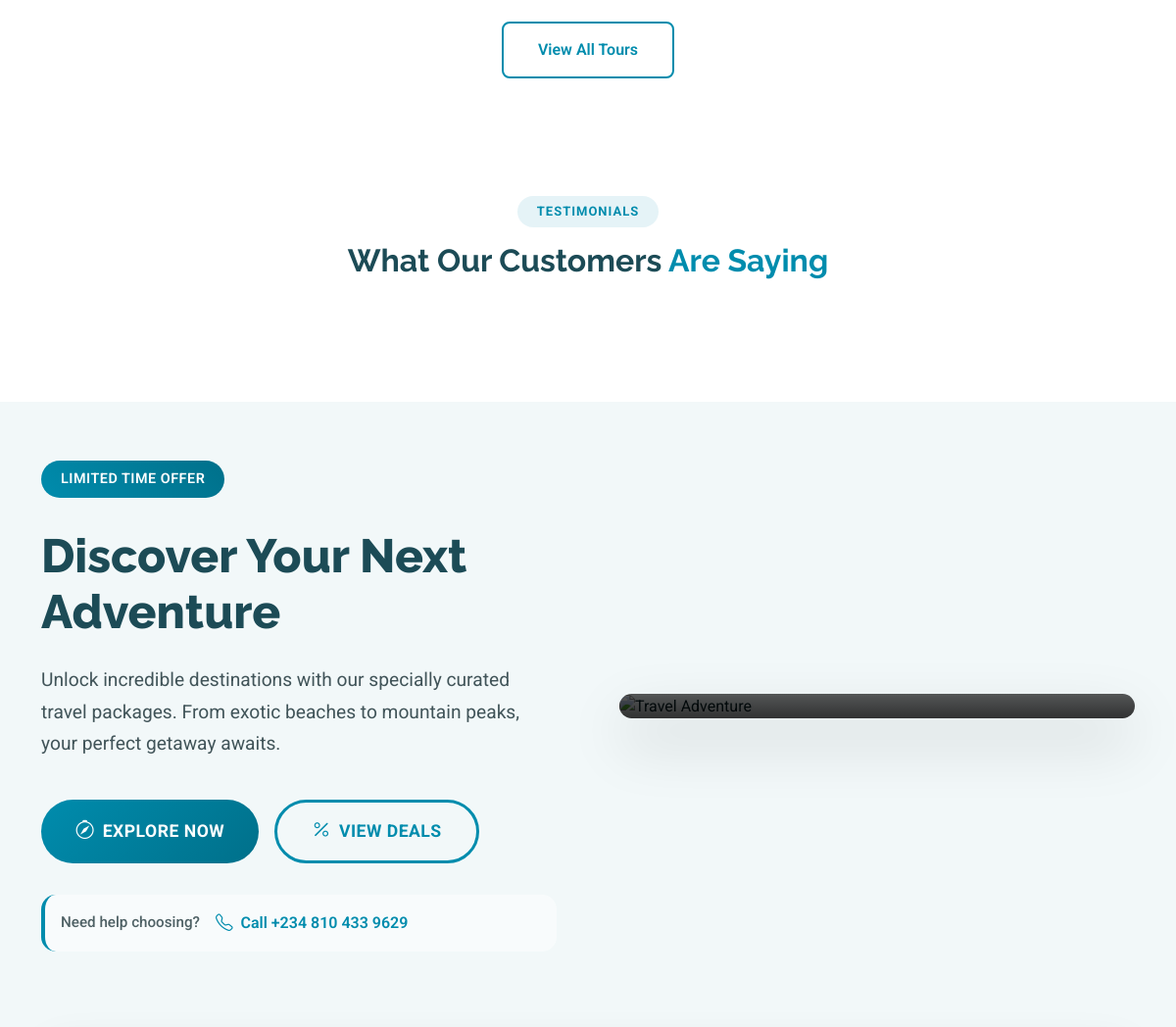
The app's page / (middle part), older data.
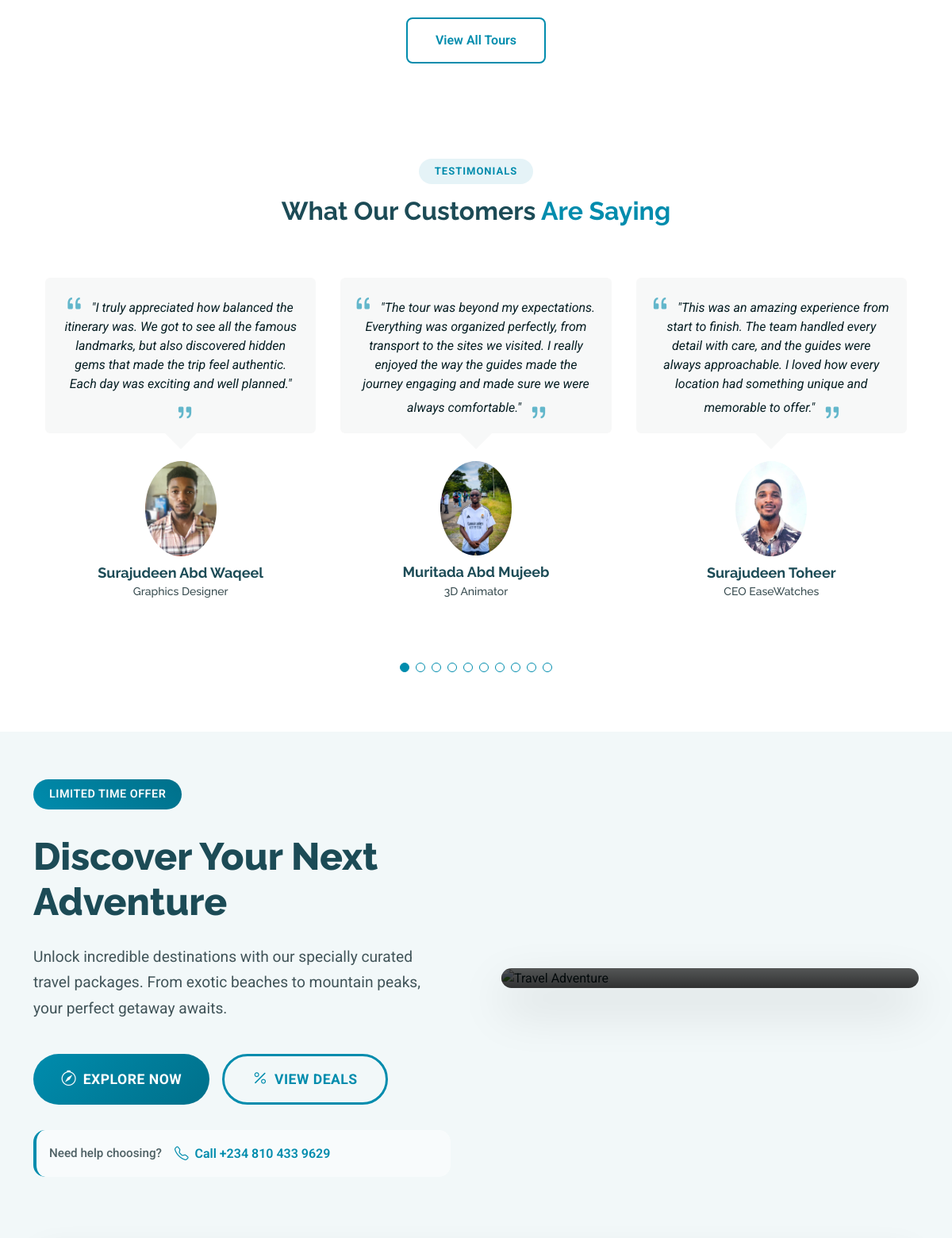
The same page, newer data.
### Tour7/models.py (models this page shows, shortened)
class Customer(models.Model):
    feedback = models.TextField(blank=True, null=True)
    image = models.ImageField(upload_to='customers/')
    name = models.CharField(max_length=100)
    designation = models.CharField(max_length=100, blank=True, null=True)

### Tour7/views.py (the view, shortened to what this page needs)
# urls.py: 2. Add a URL to urlpatterns:  path('', views.home, name='home')
def home(request):
    destinations = Destination.objects.all()
    home_about = HomeAbout.objects.first()
    customers = Customer.objects.all()
    context = {
        "destinations": destinations,
        "home_about": home_about,
        "customers": customers,
    }
    return render(request, 'tour/index.html', context)

### Tour7/templates/tour/index.html (shortened to what this page needs)
{% extends "tour/base.html" %}
{% load static %}
{% block content %}
  <main class="main">
    <section id="featured-tours" class="featured-tours section">
      <div class="container" data-aos="fade-up" data-aos-delay="100">
        <div class="text-center mt-5" data-aos="fade-up" data-aos-delay="500">
          <a href="tours.html" class="btn-view-all">View All Tours</a>
        </div>
      </div>
    </section>
    <section id="testimonials-home" class="testimonials-home section">
      <div class="container section-title" data-aos="fade-up">
        <h2>Testimonials</h2>
        <div><span>What Our Customers</span> <span class="description-title">Are Saying</span></div>
      </div>
      <div class="container" data-aos="fade-up" data-aos-delay="100">
        <div class="swiper init-swiper">
          <div class="swiper-wrapper">
            {% for customer in customers %}
            <div class="swiper-slide">
              <div class="testimonial-item">
                <p>
                  <i class="bi bi-quote quote-icon-left"></i>
                  <span>{{ customer.feedback }}</span>
                  <i class="bi bi-quote quote-icon-right"></i>
                </p>
                <img src="{{ customer.image.url }}" class="testimonial-img" alt="{{ customer.name}}">
                <h3>{{ customer.name }}</h3>
                <h4>{{ customer.designation }}</h4>
              </div>
            </div>
            {% endfor %}
          </div>
          <div class="swiper-pagination"></div>
        </div>
      </div>
    </section>
    <section id="call-to-action" class="call-to-action section light-background">
      <div class="container" data-aos="fade-up" data-aos-delay="100">
        <div class="hero-content" data-aos="zoom-in" data-aos-delay="200">
          <div class="content-wrapper">
            <div class="badge-wrapper">
              <span class="promo-badge">Limited Time Offer</span>
            </div>
            <h2>Discover Your Next Adventure</h2>
            <p>Unlock incredible destinations with our specially curated travel packages. From exotic beaches to mountain peaks, your perfect getaway awaits.</p>
            <div class="action-section">
              <div class="main-actions">
                <a href="{% url 'destinations' %}" class="btn btn-explore">
                  <i class="bi bi-compass"></i>
                  Explore Now
                </a>
                <a href="{% url 'contact' %}" class="btn btn-deals">
                  <i class="bi bi-percent"></i>
                  View Deals
                </a>
              </div>
              <div class="quick-contact">
                <span class="contact-label">Need help choosing?</span>
                <a href="tel:+1555123456" class="contact-link">
                  <i class="bi bi-telephone"></i>
                  Call +234 810 433  9629
                </a>
              </div>
            </div>
          </div>
          <div class="visual-element">
            <img src="{% static 'assets/img/travel/showcase-3.webp' %}" alt="Travel Adventure" class="hero-image" loading="lazy">
            <div class="image-overlay">
            </div>
          </div>
        </div>
      </div>
    </section>
  </main>
{% endblock %}

### Tour7/templates/tour/base.html (shortened to what this page needs)
{% load static %}
<!DOCTYPE html>
<html lang="en">
<head>
  <link href="{% static 'assets/vendor/bootstrap/css/bootstrap.min.css' %}" rel="stylesheet">
  <link href="{% static 'assets/vendor/bootstrap-icons/bootstrap-icons.css' %}" rel="stylesheet">
  <link href="{% static 'assets/vendor/aos/aos.css' %}" rel="stylesheet">
  <link href="{% static 'assets/vendor/swiper/swiper-bundle.min.css' %}" rel="stylesheet">
  <link href="{% static 'assets/vendor/glightbox/css/glightbox.min.css' %}" rel="stylesheet">
  <link href="{% static 'assets/css/main.css' %}" rel="stylesheet">
</head>
<body class="index-page">
    {% block content %}
    {% endblock %}
</body>
</html>

Row changes from the older to the newer data that the page shows:
added Customer: feedback "\"I truly appreciated how balanced the itinerary was. We got to see all the famous landmarks, but also discovered hidden gems that made the trip feel authentic. Each day was exciting and well planned.\"", image (picture), name "Surajudeen Abd Waqeel", designation "Graphics Designer"
added Customer: feedback "\"The tour was beyond my expectations. Everything was organized perfectly, from transport to the sites we visited. I really enjoyed the way the guides made the journey engaging and made sure we were always comfortable.\"", image (picture), name "Muritada Abd Mujeeb", designation "3D Animator"
added Customer: feedback "\"This was an amazing experience from start to finish. The team handled every detail with care, and the guides were always approachable. I loved how every location had something unique and memorable to offer.\"", image (picture), name "Surajudeen Toheer", designation "CEO EaseWatches"
